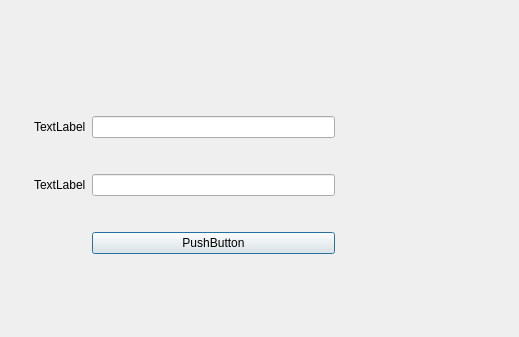
<?xml version="1.0" encoding="UTF-8"?>
<ui version="4.0">
 <class>DialogReplace</class>
 <widget class="QDialog" name="DialogReplace">
  <property name="geometry">
   <rect>
    <x>0</x>
    <y>0</y>
    <width>519</width>
    <height>337</height>
   </rect>
  </property>
  <property name="windowTitle">
   <string>Dialog</string>
  </property>
  <widget class="QWidget" name="">
   <property name="geometry">
    <rect>
     <x>34</x>
     <y>86</y>
     <width>301</width>
     <height>201</height>
    </rect>
   </property>
   <layout class="QGridLayout" name="gridLayout">
    <item row="0" column="0">
     <widget class="QLabel" name="label_2">
      <property name="text">
       <string>TextLabel</string>
      </property>
     </widget>
    </item>
    <item row="0" column="1">
     <widget class="QLineEdit" name="lineEdit"/>
    </item>
    <item row="1" column="0">
     <widget class="QLabel" name="label">
      <property name="text">
       <string>TextLabel</string>
      </property>
     </widget>
    </item>
    <item row="1" column="1">
     <widget class="QLineEdit" name="lineEdit_2"/>
    </item>
    <item row="2" column="1">
     <widget class="QPushButton" name="pushButton">
      <property name="text">
       <string>PushButton</string>
      </property>
     </widget>
    </item>
   </layout>
  </widget>
 </widget>
 <resources/>
 <connections/>
</ui>
